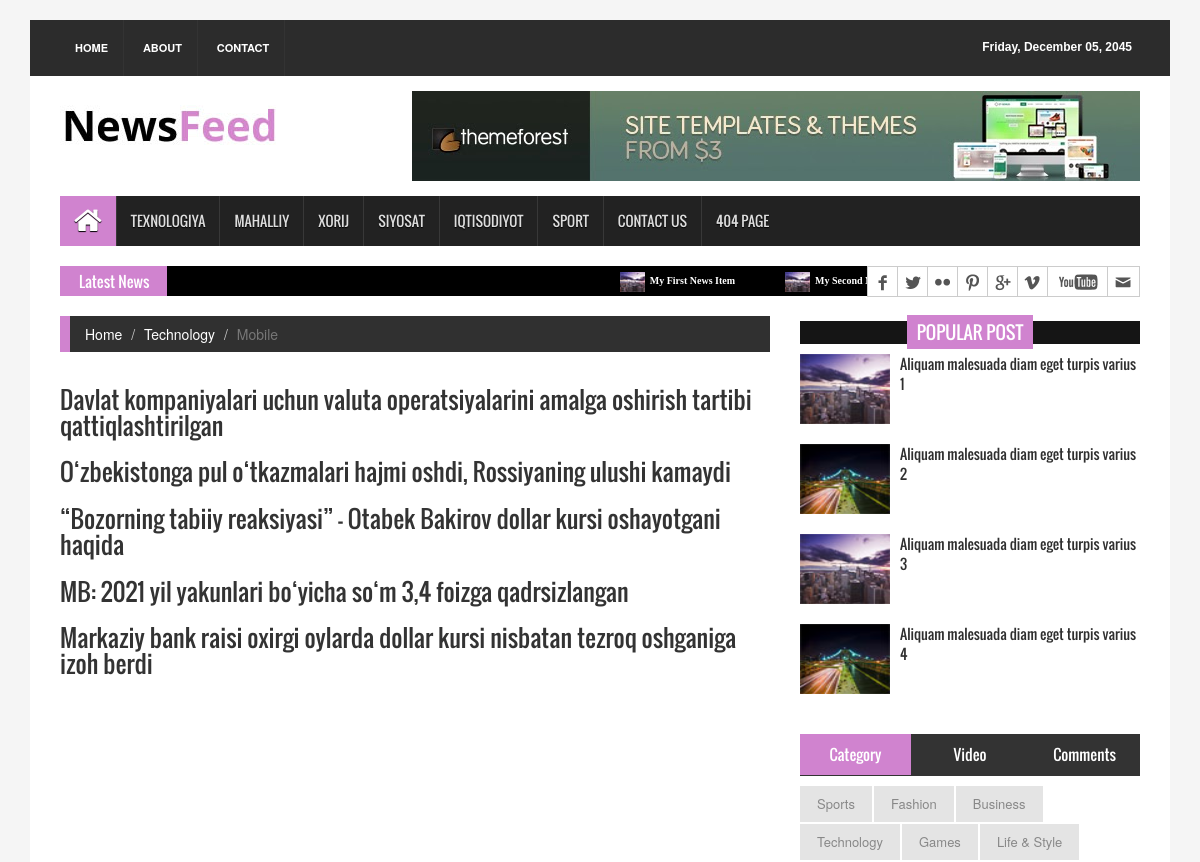
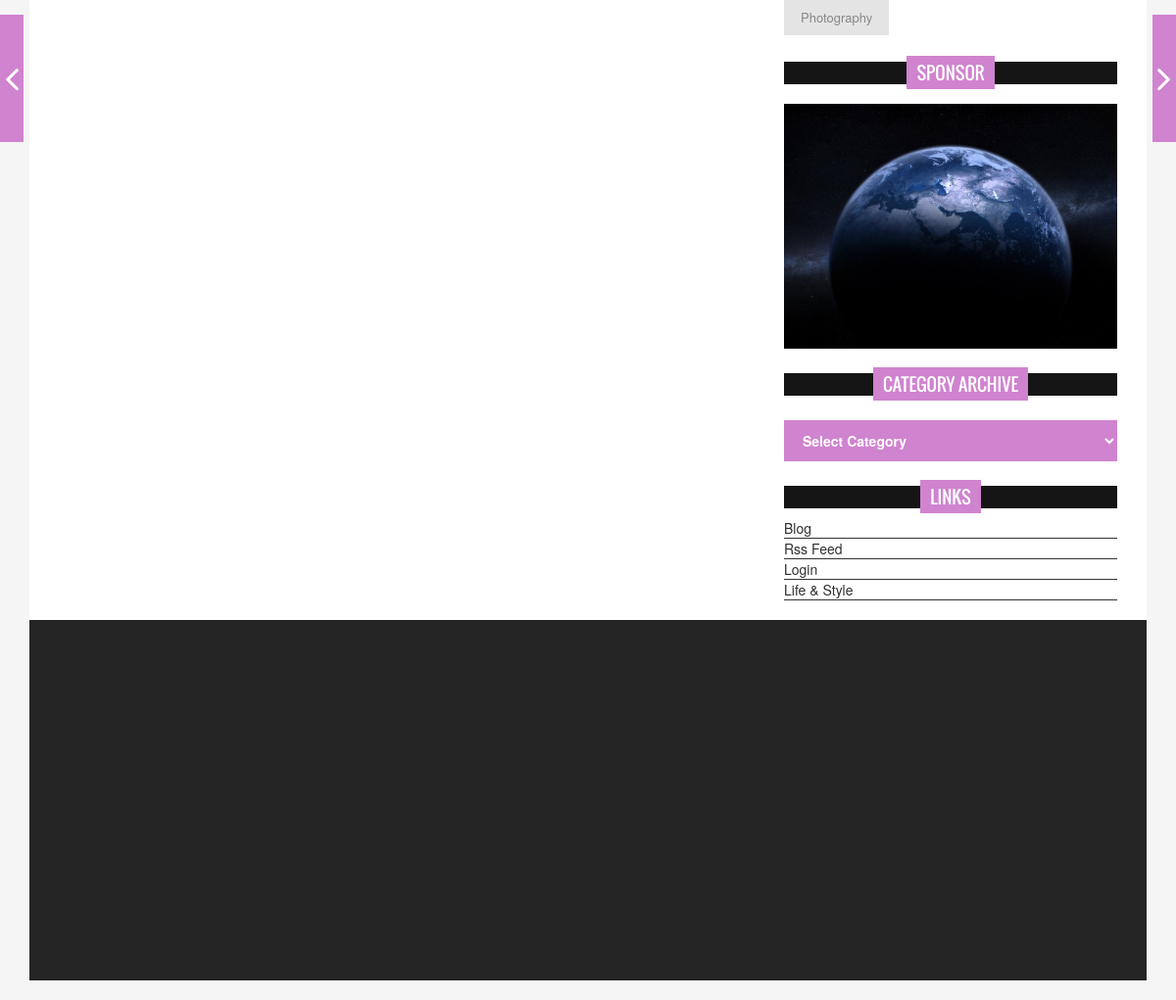
The page /iqtisodiyot/ on the database its author committed (2 pictures, top to bottom).
### news_app/models.py (models this page shows, shortened)
class News(models.Model):
    class Status(models.TextChoices):
        Draft = 'Dr', "Draft"
        Publish = 'Pb', "Published"
    title = models.CharField(max_length=250)
    slug = models.SlugField(max_length=250)
    body = models.TextField(default=True)
    image = models.ImageField(upload_to='news/images/')
    category = models.ForeignKey(Category, on_delete=models.CASCADE)
    published_time = models.DateTimeField(auto_now=datetime.now)
    created_time = models.DateTimeField(auto_now_add=True)
    update_time = models.DateTimeField(auto_now=True)
    status = models.CharField(max_length=2, choices=Status.choices,default=Status.Draft)
    pulished = PublishManager()
    object = models.Manager
    class Meta:
        ordering = ['-published_time']

### news_app/views.py (the view)
# urls.py: path('iqtisodiyot/', iqtisodiyot_news_view, name = 'iqtisodiyot_news'),
def iqtisodiyot_news_view(request):
    news_list = News.pulished.filter(category__nomi = 'Iqtisodiyot')
    context = {
        'news_list' : news_list
    }
    return render(request, template_name='iqtisodiyot.html', context=context)

### news_app/models.py (called while the page is built)
    def get_queryset(self):
        return super().get_queryset().filter(status = News.Status.Publish)

### templates/iqtisodiyot.html (shortened to what this page needs)
{% extends 'base.html' %}
{% load static %}
  {% block content %}
  <section id="contentSection">
    <div class="row">
      <div class="col-lg-8 col-md-8 col-sm-8">
        <div class="left_content">
          <div class="single_page">
            <ol class="breadcrumb">
              <li><a href="../index.html">Home</a></li>
              <li><a href="#">Technology</a></li>
              <li class="active">Mobile</li>
            </ol>
            <h1>{{ news_detail.title }}</h1>
            {% for news in news_list  %}
              <h3>{{ news.title }}</h3>
            {% endfor %}
            </div>
          </div>
        </div>
      <nav class="nav-slit"> <a class="prev" href="#"> <span class="icon-wrap"><i class="fa fa-angle-left"></i></span>
        </a> <a class="next" href="#"> <span class="icon-wrap"><i class="fa fa-angle-right"></i></span>
        </a> </nav>
      <div class="col-lg-4 col-md-4 col-sm-4">
        <aside class="right_content">
          <div class="single_sidebar">
            <h2><span>Popular Post</span></h2>
            <ul class="spost_nav">
              <li>
                <div class="media wow fadeInDown"> <a href="single_page.html" class="media-left"> <img alt="" src="{% static 'images/post_img1.jpg' %}"> </a>
                  <div class="media-body"> <a href="single_page.html" class="catg_title"> Aliquam malesuada diam eget turpis varius 1</a> </div>
                </div>
              </li>
              <li>
                <div class="media wow fadeInDown"> <a href="single_page.html" class="media-left"> <img alt="" src="{% static 'images/post_img2.jpg' %}"> </a>
                  <div class="media-body"> <a href="single_page.html" class="catg_title"> Aliquam malesuada diam eget turpis varius 2</a> </div>
                </div>
              </li>
              <li>
                <div class="media wow fadeInDown"> <a href="single_page.html" class="media-left"> <img alt="" src="{% static 'images/post_img1.jpg' %}"> </a>
                  <div class="media-body"> <a href="single_page.html" class="catg_title"> Aliquam malesuada diam eget turpis varius 3</a> </div>
                </div>
              </li>
              <li>
                <div class="media wow fadeInDown"> <a href="single_page.html" class="media-left"> <img alt="" src="{% static 'images/post_img2.jpg' %}"> </a>
                  <div class="media-body"> <a href="single_page.html" class="catg_title"> Aliquam malesuada diam eget turpis varius 4</a> </div>
                </div>
              </li>
            </ul>
          </div>
          <div class="single_sidebar">
            <ul class="nav nav-tabs" role="tablist">
              <li role="presentation" class="active"><a href="#category" aria-controls="home" role="tab" data-toggle="tab">Category</a></li>
              <li role="presentation"><a href="#video" aria-controls="profile" role="tab" data-toggle="tab">Video</a></li>
              <li role="presentation"><a href="#comments" aria-controls="messages" role="tab" data-toggle="tab">Comments</a></li>
            </ul>
            <div class="tab-content">
              <div role="tabpanel" class="tab-pane active" id="category">
                <ul>
                  <li class="cat-item"><a href="#">Sports</a></li>
                  <li class="cat-item"><a href="#">Fashion</a></li>
                  <li class="cat-item"><a href="#">Business</a></li>
                  <li class="cat-item"><a href="#">Technology</a></li>
                  <li class="cat-item"><a href="#">Games</a></li>
                  <li class="cat-item"><a href="#">Life &amp; Style</a></li>
                  <li class="cat-item"><a href="#">Photography</a></li>
                </ul>
              </div>
            </div>
          </div>
          <div class="single_sidebar wow fadeInDown">
            <h2><span>Sponsor</span></h2>
            <a class="sideAdd" href="#"><img src="{% static 'images/add_img.jpg' %}" alt=""></a> </div>
          <div class="single_sidebar wow fadeInDown">
            <h2><span>Category Archive</span></h2>
            <select class="catgArchive">
              <option>Select Category</option>
            </select>
          </div>
          <div class="single_sidebar wow fadeInDown">
            <h2><span>Links</span></h2>
            <ul>
              <li><a href="#">Blog</a></li>
              <li><a href="#">Rss Feed</a></li>
              <li><a href="#">Login</a></li>
              <li><a href="#">Life &amp; Style</a></li>
            </ul>
          </div>
        </aside>
      </div>
    </div>
  </section>
  {% endblock content %}

### static/css/theme.css (style rules this page uses)
.single_sidebar > h2 span { background:none repeat scroll 0 0 #d083cf }
.nav-tabs > li.active > a, .nav-tabs > li.active > a:hover, .nav-tabs > li.active > a:focus { background-color:#d083cf }
.breadcrumb { border-left:10px solid #d083cf }
.nav-slit .icon-wrap { background-color:#d083cf }
.catgArchive { background-color:#d083cf }

### static/css/style.css (style rules this page uses)
body { background:#f5f5f5 }
ul { padding:0; margin:0; list-style:none }
a { text-decoration:none; color:#2f2f2f }
h1, h2, h3, h4, h5, h6 { font-family:'Oswald',sans-serif }
h2 { line-height:23px }
img { border:none }
#contentSection { float:left; display:inline; width:100%; background-color:#fff; padding:0 30px }
.left_content { float:left; display:inline; width:100% }
.right_content { float:left; display:inline; width:100%; min-height:300px }
.spost_nav li { float:left; display:block; width:100%; margin-bottom:10px }
.spost_nav .media-left { width:100px; height:80px }
.media-left > img { height:70px; width:90px }
.spost_nav .media-body > a { font-family:"Oswald",sans-serif }
.single_sidebar { float:left; display:inline; width:100%; margin-bottom:20px }
.single_sidebar > h2 { background:none repeat scroll 0 0 #151515; color:#fff; font-family:"Oswald",sans-serif; font-size:18px; font-weight:400; margin-bottom:10px; margin-left:0; margin-top:5px; padding:0; position:relative; text-align:center; text-transform:uppercase }
.single_sidebar > h2 span { padding:4px 10px }
.cat-item a { background:none repeat scroll 0 0 #e4e4e4; color:#888; display:block; float:left; border-bottom:none !important; font-size:13px; line-height:12px; margin:0 2px 2px 0; padding:12px 17px; -webkit-transition:all 0.5s; -mz-transition:all 0.5s; -ms-transition:all 0.5s; -o-transition:all 0.5s; transition:all 0.5s }
.tab-content { margin-top:10px }
.nav-tabs { background:none repeat scroll 0 0 #333; border-bottom:none }
.nav-tabs > li { margin-bottom:0 }
.nav-tabs > li > a { margin-right:0; color:#fff; font-size:15px; border-radius:0; border:none; font-family:"Oswald",sans-serif; -webkit-transition:all 0.5s; -mz-transition:all 0.5s; -ms-transition:all 0.5s; -o-transition:all 0.5s; transition:all 0.5s }
.nav-tabs > li.active > a, .nav-tabs > li.active > a:hover, .nav-tabs > li.active > a:focus { border-width:0; border-color:#ddd #ddd transparent; color:#fff }
.sideAdd { display:block; float:left; height:250px; width:100%; margin-top:10px }
.sideAdd > img { width:100%; height:100% }
.single_sidebar ul li a { border-bottom:1px solid #333; display:block }
.single_sidebar .spost_nav li a { border-bottom:none; float:left }
.catgArchive { border:medium none; color:#fff; display:inline; float:left; font-weight:bold; padding:10px 15px; width:100%; margin-top:15px }
.catgArchive option { background-color:#fff; font-weight:normal; padding:5px; color:#d083cf }
.nav-tabs > li { display:inline-block; float:none; width:32.55% }
.nav-tabs { text-align:center }
.single_page { float:left; display:inline; width:100% }
.single_page > h1 { color:#333; font-family:Oswald,arial,Georgia,serif; font-size:30px; line-height:1.4em; margin:10px 0 -10px; padding:0 0 4px; text-transform:uppercase }
.breadcrumb { background-color:#303030; border-radius:0 }
.breadcrumb li a { color:#fff }
.nav-slit a { position:fixed; top:50%; display:block; outline:none; text-align:left; z-index:1000; -webkit-transform:translateY(-50%); transform:translateY(-50%) }
.nav-slit a.prev { left:0 }
.nav-slit a.next { right:0 }
.nav-slit .icon-wrap { position:relative; display:block; padding:45px 5px }
.nav-slit .icon-wrap i { color:#fff; font-size:40px; display:inline-block }

### rows shown on the page
News: title "Davlat kompaniyalari uchun valuta operatsiyalarini amalga oshirish tartibi qattiqlashtirilgan"
News: title "O‘zbekistonga pul o‘tkazmalari hajmi oshdi, Rossiyaning ulushi kamaydi"
News: title "“Bozorning tabiiy reaksiyasi” - Otabek Bakirov dollar kursi oshayotgani haqida"
News: title "MB: 2021 yil yakunlari bo‘yicha so‘m 3,4 foizga qadrsizlangan"
News: title "Markaziy bank raisi oxirgi oylarda dollar kursi nisbatan tezroq oshganiga izoh berdi"
